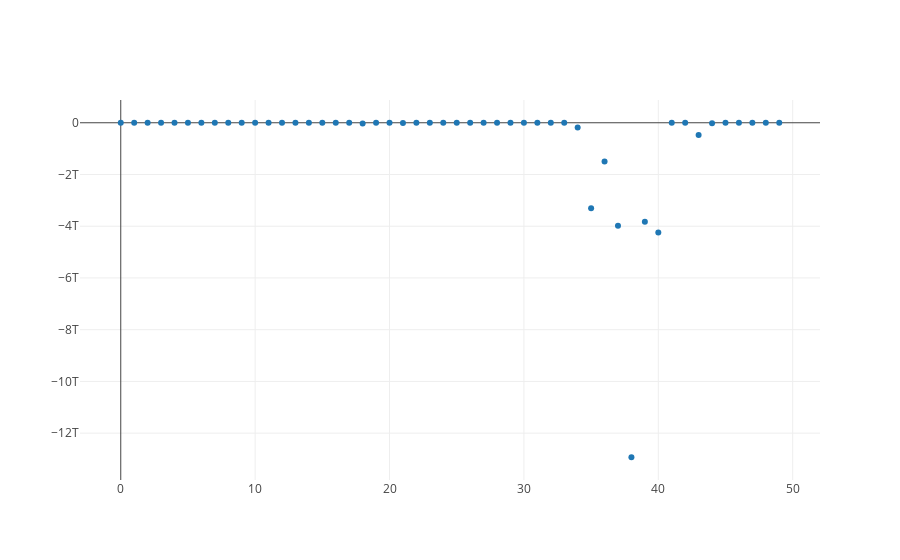

Notebook source saved alongside this figure:
### Code cell
from graph import trace_values, plot
score_trace = trace_values(x_value_range[-50:], grid_scores[-50:])
plot([score_trace])
